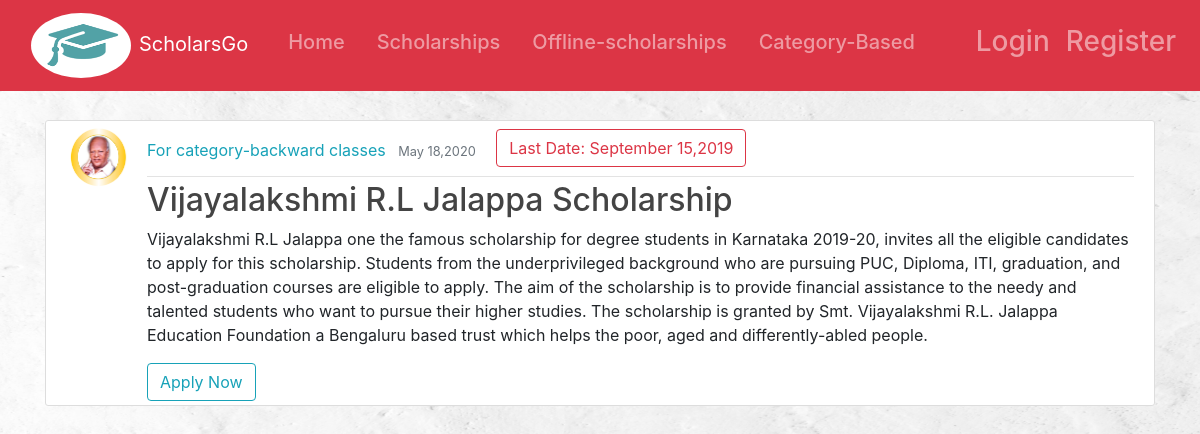
Page /post/ug/ on the committed database.
### post/models.py (models this page shows, shortened)
class post(models.Model):
    level = models.CharField(max_length=100)
    category=models.CharField(max_length=100)
    method=models.CharField(max_length=100)
    title=models.CharField(max_length=1000)
    offered_by=models.CharField(max_length=1000)
    content=models.TextField()
    eligibility=models.TextField()
    Reqirements=models.TextField()
    benifits=models.TextField()
    posted_on=models.DateTimeField(default=timezone.now)
    last_date=models.DateTimeField()
    logo = models.ImageField(upload_to='logo')
    url=models.CharField(max_length=10000)

### post/views.py (the view)
# urls.py: path('post/ug/',views.PostListView_ug.as_view(),name='ug'),
class PostListView_ug(ListView):
    model = post
    template_name = 'post_list_ug.html'
    context_object_name = 'posts'
    ordering = ['-posted_on'] #to show latest post first add '-'

### post/templates/post_list_ug.html
{% extends "base.html" %}
{% block content %}
    {% for post in posts %}
        {% if post.level == 'ug' or post.level == 'all'%}
            {% include "base_list.html" %}
        {% endif %}
    {% endfor %}
{% endblock %}

### post/templates/base_list.html
<article class="media content-section py-1  mt-3 ">
            <img class="rounded-circle article-img" src="{{ post.logo.url }}">
              <div class="media-body mt-1 mb-n4  ">
                <div class="article-metadata">
                    {% if post.category == 'all' %}
                        <h7 class="mr-2 text-info" >For all categories</h7>
                    {% else %}
                     <h7 class="mr-2 text-info " >For category-{{ post.category }}</h7>
                    {% endif %}
                  <small class="text-muted">{{ post.posted_on|date:"F d,Y" }}</small>
                    <h3 class="btn btn-outline-danger mb-2 ml-3">Last Date: {{ post.last_date|date:"F d,Y" }}</h3>
                </div>
                <h2><a class="article-title" href="#">{{ post.title }}</a></h2>
                <p class="article-content">{{ post.content }}</p>
                <a class="btn btn-outline-info mb-4" href="{% url 'detail' post.id %}">Apply Now</a>
              </div>
            </article>

### post/static/post/css/business-frontpage.css (style rules this page uses)
body { padding-top: 56px; border:10px; background-color: #efefef; }
.article-title { color: #444444; }
.article-content { white-space: pre-line; }
.article-img { height: 65px; width: 65px; margin-right: 16px; }
.article-metadata { padding-bottom: 1px; margin-bottom: 4px; border-bottom: 1px solid #e3e3e3 }
.content-section { background: #ffffff; padding: 20px 20px; border: 1px solid #dddddd; border-radius: 3px; margin-bottom: 20px; }

### rows in the picture
post: logo (picture), category "backward classes", posted_on "May 18,2020", last_date "September 15,2019", title "Vijayalakshmi R.L Jalappa Scholarship", content "Vijayalakshmi R.L Jalappa one the famous scholarship for degree students in Karnataka 2019-20, invites all the eligible candidates to apply for this scholarship. Students from the underprivileged background who are pursuing PUC, Diploma, ITI, graduation, and post-graduation courses are eligible to apply. The aim of the scholarship is to provide financial assistance to the needy and talented students who want to pursue their higher studies. The scholarship is granted by Smt. Vijayalakshmi R.L. Jalappa Education Foundation a Bengaluru based trust which helps the poor, aged and differently-abled people."
